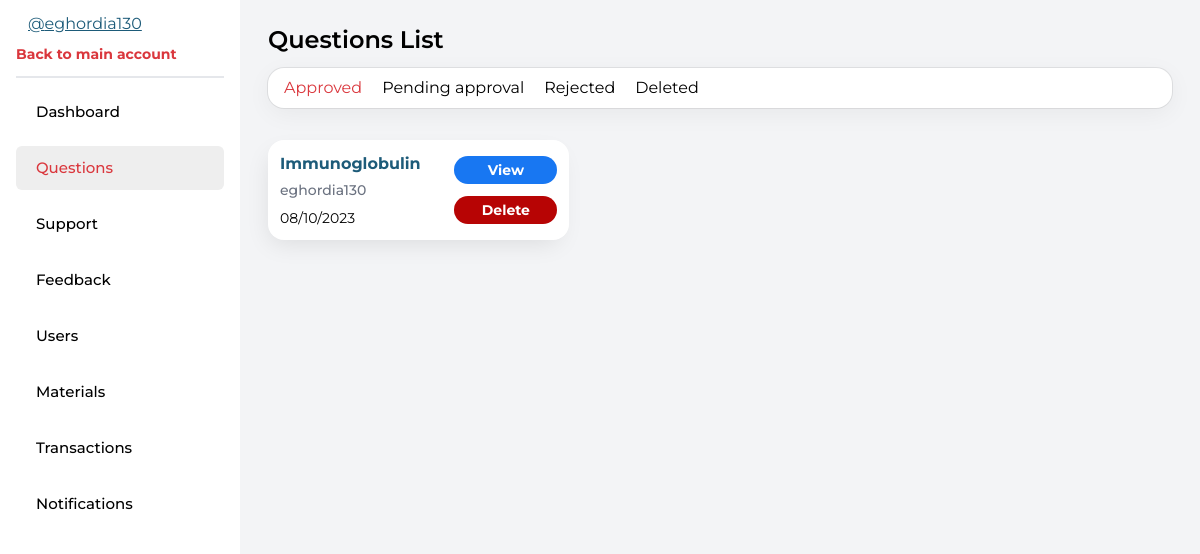
Page /questions (signed in) on the earlier database version.
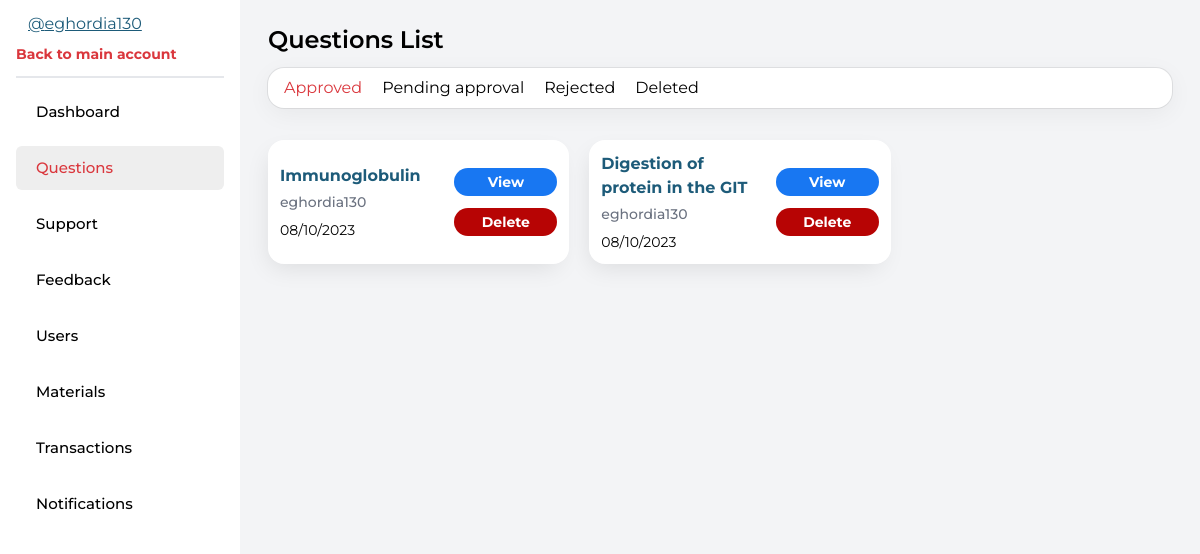
Same page on the later database version.
### main.py (models this page shows, shortened)
class Questions(db.Model):
    __bind_key__ = 'mindspark'
    id = db.Column(db.Integer, unique=True, primary_key=True)
    author = db.Column(db.String(50), nullable=False)
    name = db.Column(db.String(50), nullable=False)
    category = db.Column(db.String(50), nullable=False)
    desc = db.Column(db.String(100), nullable=False)
    subject = db.Column(db.String(50), nullable=False)
    question_type = db.Column(db.String(50), nullable=False)
    questions = db.Column(db.String(200), nullable=False)
    options = db.Column(db.String(200), nullable=False)
    privacy = db.Column(db.String(50), nullable=False)
    def to_dict(self):
        column_dict = {column.name: getattr(self, column.name) for column in self.__table__.columns}
        return column_dict

### main.py (the view)
@app.route('/questions')
@login_required
def questions_page():
    all_questions_raw = db.session.execute(db.select(Questions).order_by(Questions.id)).fetchall()
    all_questions = [Questions.to_dict(question[0]) for question in all_questions_raw]
    return render_template('dashboard/questions.html', all_questions=all_questions)

### main.py (called while the page is built)
@login_manager.user_loader
def load_user(user_id):
    return Users.query.get(user_id)

### templates/dashboard/questions.html (shortened to what this page needs)
{% extends 'dashboard/base.html' %}
 {% block body %}
<div class="w-full relative">
  <h2 class="text-2xl font-semibold my-3 mx-4">Questions List</h2>
  <div class="flex px-4 mx-4 gap-5 shadow-4 py-2 rounded-2xl bg-white mb-5">
    <span class="approved-toggle questions-btn text-clifford cursor-pointer"
      >Approved</span
    >
    <span class="pending-toggle questions-btn cursor-pointer"
      >Pending approval</span
    >
    <span class="rejected-toggle questions-btn cursor-pointer">Rejected</span>
    <span class="deleted-toggle questions-btn cursor-pointer">Deleted</span>
  </div>
  <div
    class="approved questions-div animate__animated animate__fadeInUp relative flex flex-wrap gap-5 rounded-2xl py-3 px-4"
  >
    {% for question in all_questions %}
    <div
      class="question w-4/12 bg-white p-3 rounded-2xl shadow-3 flex flex-between gap-5"
    >
      <p class="w-3/5 my-auto flex flex-col">
        <span class="font-bold mb-1 text-primaryBlue">{{ question.name }}</span>
        <span class="inline-block text-sm mb-2 font-medium text-gray-500"
          >{{ question.author }}</span
        >
        <span class="text-sm">08/10/2023</span>
      </p>
      <div class="w-2/5 flex flex-col gap-3 my-auto text-sm font-bold">
        <button
          class="bg-facebookBlue text-white rounded-2xl py-1 px-4 view-btn"
        >
          View
        </button>
        <button class="bg-red text-white rounded-2xl py-1 px-4">Delete</button>
      </div>
    </div>
    {% endfor %}
  </div>
</div>
{% endblock %} {% set active_page = 'questions' %}

Differences in the rows shown:
added Questions: name "Digestion of protein in the GIT", author "eghordia130"
